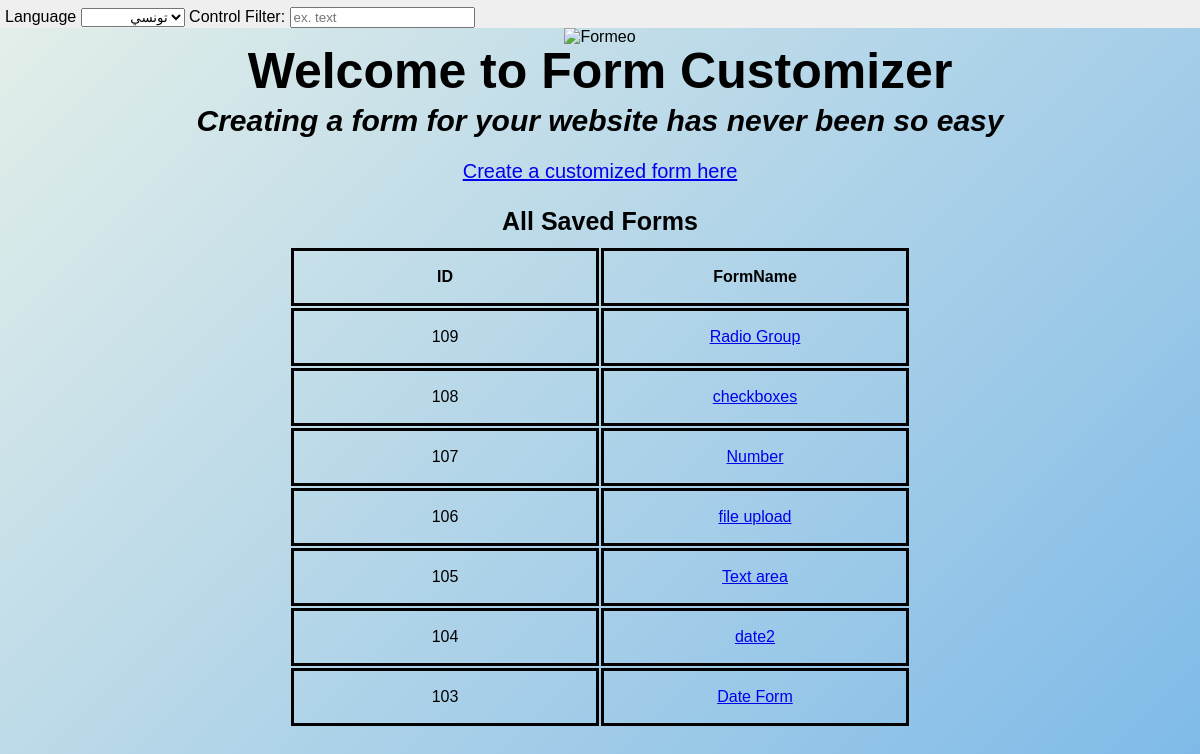
/, run on an earlier commit of the app's database.
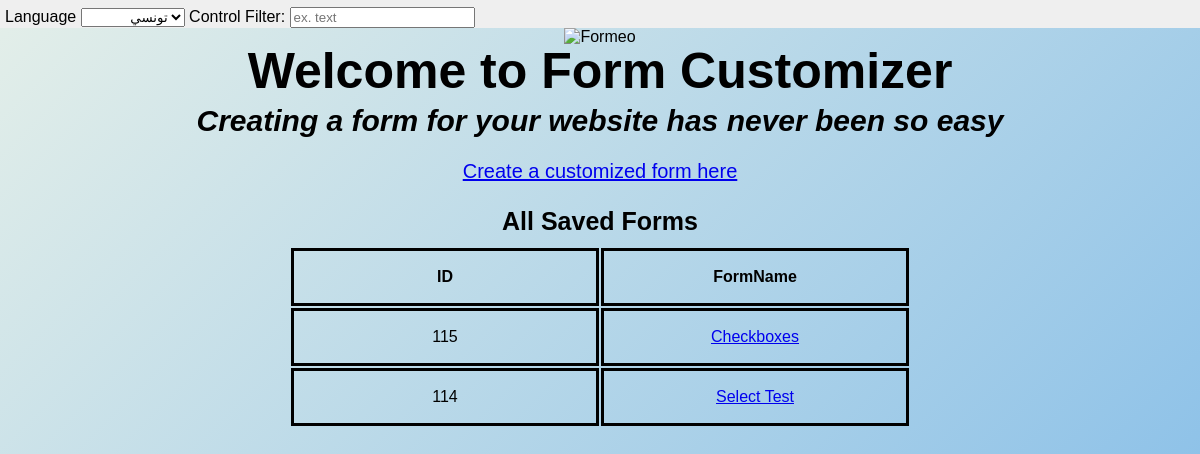
And on a later commit of the database.
### formprocessor/models.py (models this page shows)
class SavedFormData(models.Model):
    form_name = models.CharField(max_length=15)
    form_data = models.TextField()
    form_data_mod = models.TextField()

### django_formeo_form_processor/views.py (the view)
# urls.py: url(r"^$", views.index, name="index"),
def index(request):
    saved_forms = SavedFormData.objects.all().order_by("-id")
    return render(request, "index.html", {"SavedForms": saved_forms})

### templates/index.html
{% extends "base.html" %}
{% block content %}
<section class="index-content">
    <h1>Welcome to Form Customizer</h1>
    <h2>Creating a form for your website has never been so easy</h2>
    <p class="home-paragraph"> <a href="/formprocessor/">Create a customized form here</a></p>
    <h3>All Saved Forms</h3>
    <table class="home-table">
        <tr>
            <th>ID</th>
            <th> FormName</th>
        </tr>
        {% for forms in SavedForms%}
        <tr>
            <td>{{forms.id}} </td>
            <td><a href="/formrender/?id={{forms.id}}">{{forms.form_name}}</a></td>
            {% endfor %}
        </tr>
    </table>
</section>
{% endblock %}

### templates/base.html (shortened to what this page needs)
<!DOCTYPE html>
{% load static %}
<link rel="stylesheet" href="{% static '/css/demo.css'%}">
<html>
<head>
    <link rel="stylesheet" href="https://cdnjs.cloudflare.com/ajax/libs/meyer-reset/2.0/reset.min.css">
    <link rel="stylesheet" href="{% static '/css/demo.css'%}">
</head>
<body>
    <div class="site-wrap">
        <header id="demo-header">
            <nav>
                <ul>
                    <li>
                        <label for="locale">Language</label>
                        <select name="locale" id="locale">
                            <option value="ar-TN" dir="rtl">تونسي</option>
                        </select>
                        <label for="control-filter">Control Filter:</label> <input type="text" id="control-filter"
                            placeholder="ex. text" />
                    </li>
                    <li style="float: right;">
                        <a href="https://github.com/Draggable/formeo" target="_blank" title="View project on GitHub">
                        </a>
                    </li>
                </ul>
            </nav>
            <img src="https://draggable.github.io/formeo/assets/img/formeo-logo.svg" alt="Formeo" width="130" id="formeo-logo">
        </header>
        {% block content %}
        {% endblock %}
</body>
</html>

### static/css/demo.css (style rules this page uses)
* { margin: 0; }
body, html { height: 100%; }
body { background: linear-gradient(135deg, #e4efe9 0%, #7db9e8 100%); background-attachment: fixed; font-family: Helvetica, Arial, sans-serif; }
.site-wrap { margin-bottom: -35px; min-height: 100%; }
#demo-header { text-align: center; }
#demo-header nav { text-align: left; background-color: #efefef; content: ''; display: table; clear: both; width: 100%; }
#demo-footer ul, #demo-header ul { list-style: none; padding: 7px 5px 0; max-width: 1280px; margin: auto; }
#demo-footer li, #demo-header li { display: inline-block; }
#demo-footer a, #demo-header a { padding: 5px 10px; display: inline-block; color: #fff; text-decoration: none; line-height: 0; }
#control-filter { line-height: 1em; }
.index-content { text-align: center; line-height: 50px; }
h1 { font-size: 50px; font-weight:bold; }
h2 { font-size: 30px; font-style: italic; }
h3 { font-size: 25px; font-weight:bold; }
.home-paragraph { font-size: 20px; }
.home-table th,td { border: 3px solid black; border-collapse: collapse; }
.home-table { margin-left:auto; margin-right:auto; }
.home-table th { width: 300px; }

What changed in the data, as far as the page shows it:
removed SavedFormData: id "109", form_name "Radio Group"
removed SavedFormData: id "108", form_name "checkboxes"
removed SavedFormData: id "107", form_name "Number"
removed SavedFormData: id "106", form_name "file upload"
removed SavedFormData: id "105", form_name "Text area"
removed SavedFormData: id "104", form_name "date2"
removed SavedFormData: id "103", form_name "Date Form"
added SavedFormData: id "115", form_name "Checkboxes"
added SavedFormData: id "114", form_name "Select Test"
